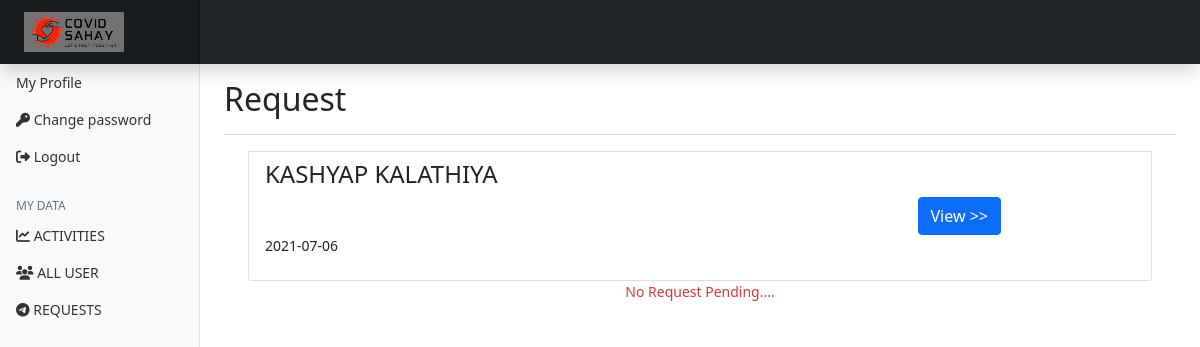
The page /myadmin/Request (signed in) on the database as committed earlier.
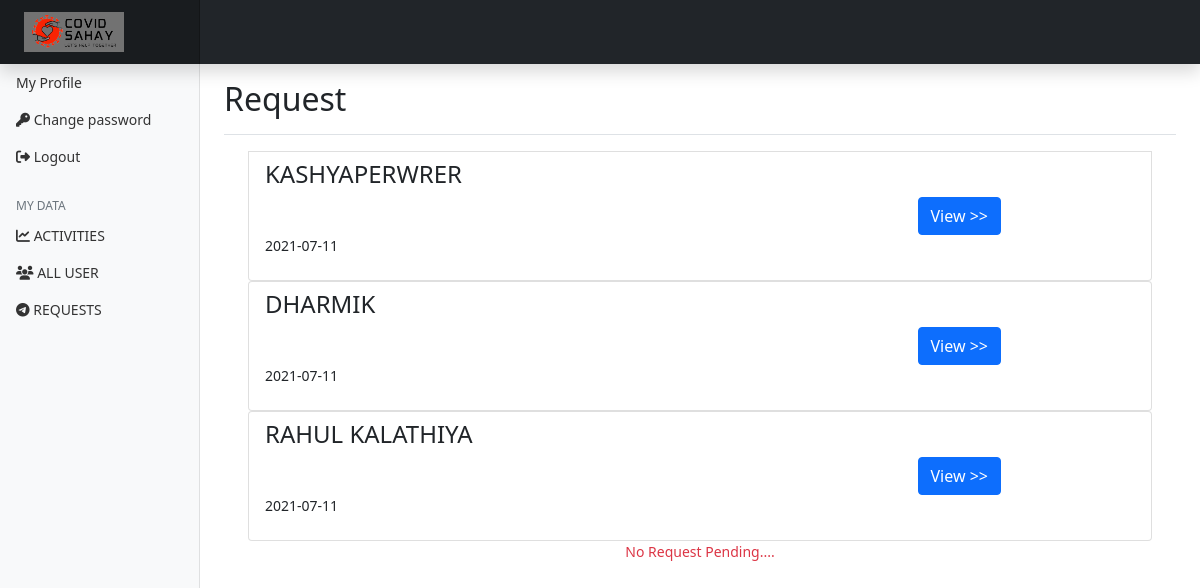
The same page on the database as committed later.
### user/models.py (models this page shows)
class Requests(models.Model):
   name = models.CharField(max_length=20, null=True)
   user = models.ForeignKey(User, on_delete=models.SET_NULL, null=True)
   whatFor = models.CharField(max_length=40, null=True)
   quantity = models.CharField(max_length=20, default="1", null=True)
   date = models.CharField(max_length=20, null=True)
   adharcard = models.ImageField(upload_to='images/adharcard', null=True)
   prescription = models.ImageField(upload_to='images/prescription', null=True)
   status = models.CharField(max_length=20, default='pending', null=True)

### myadmin/views.py (the view)
# urls.py: path('/Request', django_admin_request, name='request2'),
def django_admin_request(request):
     aId = request.session['admin_id']
     aDetail = MyAdmin.objects.get(id=aId)
     Request = Requests.objects.all()
     context = {
          "aId": aDetail.aName,
          "Request": Request,
     }
     return render(request, 'Myadmin_panel/request.html', context)

### template/Myadmin_panel/request.html (shortened to what this page needs)
{% extends 'Myadmin_panel/header.html' %}
{% load static %}
{% get_static_prefix as STATFILE %}
{% block 'content' %}
<div class="d-flex justify-content-between flex-wrap flex-md-nowrap align-items-center pt-3 pb-2 mb-3 border-bottom">
    <h2>Request</h2>
</div>
<div id="users">
    <div class="container">
        <div class="row">
            <div class="col-md-12">
                {% for all in Request  %}
                    {% if all.status == 'pending' %}
                <div class="list-group list list-group-item">
                    <div class="col-md-10">
                        <h4 class="list-group-item-heading name">{{all.name |upper}}</h4>
                        <input type="button" onclick="show(this.id)" id="{{all.id}}" class="btn btn-primary view" value="View >>">
                        <p class="list-group-item-text">{{all.date |upper}}</p>
                    </div>
                </div>
                    {% endif %}
                {% endfor %}
                    <div class="text-danger text-center">No Request Pending....</div>
            </div>
        </div>
    </div>
</div>
{% endblock 'content' %}

Rows that differ between the two databases and show on the page:
removed Requests: name "KASHYAP KALATHIYA", date "2021-07-06"
added Requests: name "KASHYAPERWRER", date "2021-07-11"
added Requests: name "DHARMIK", date "2021-07-11"
added Requests: name "RAHUL KALATHIYA", date "2021-07-11"
